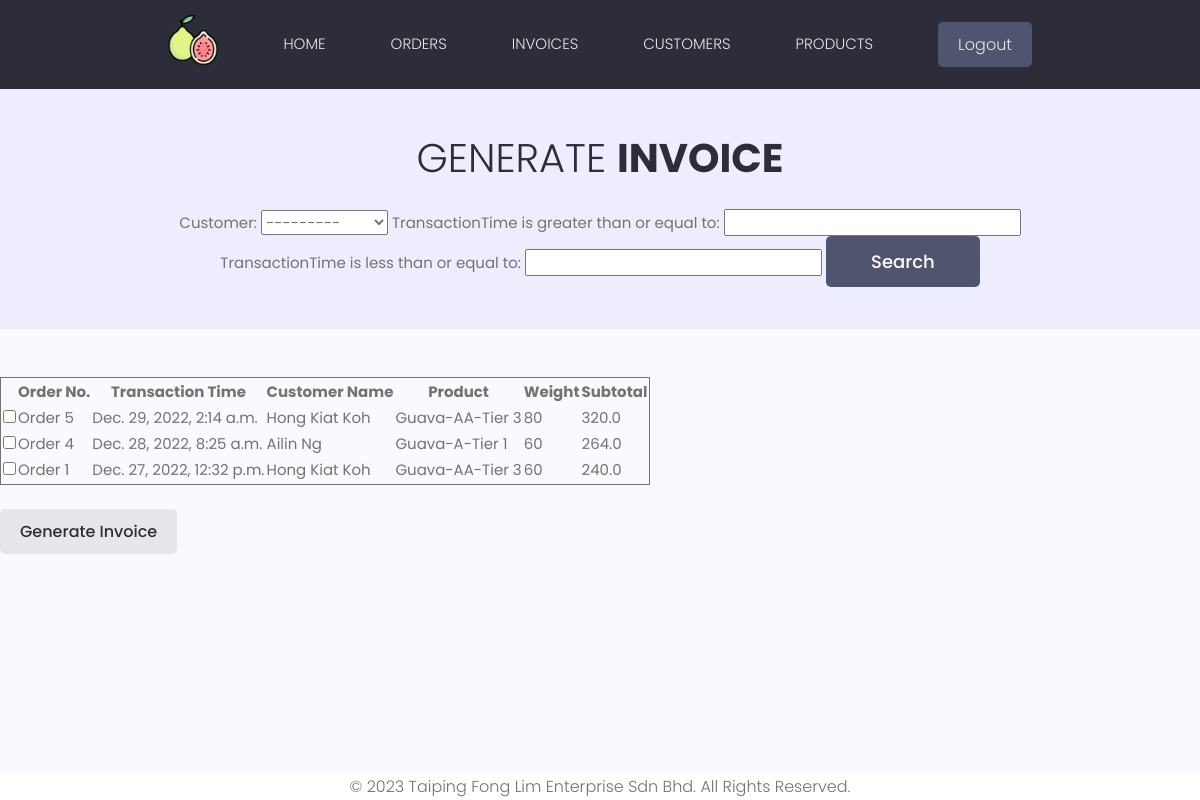
Before: /generateInvoices/ (signed in) with the older database file.
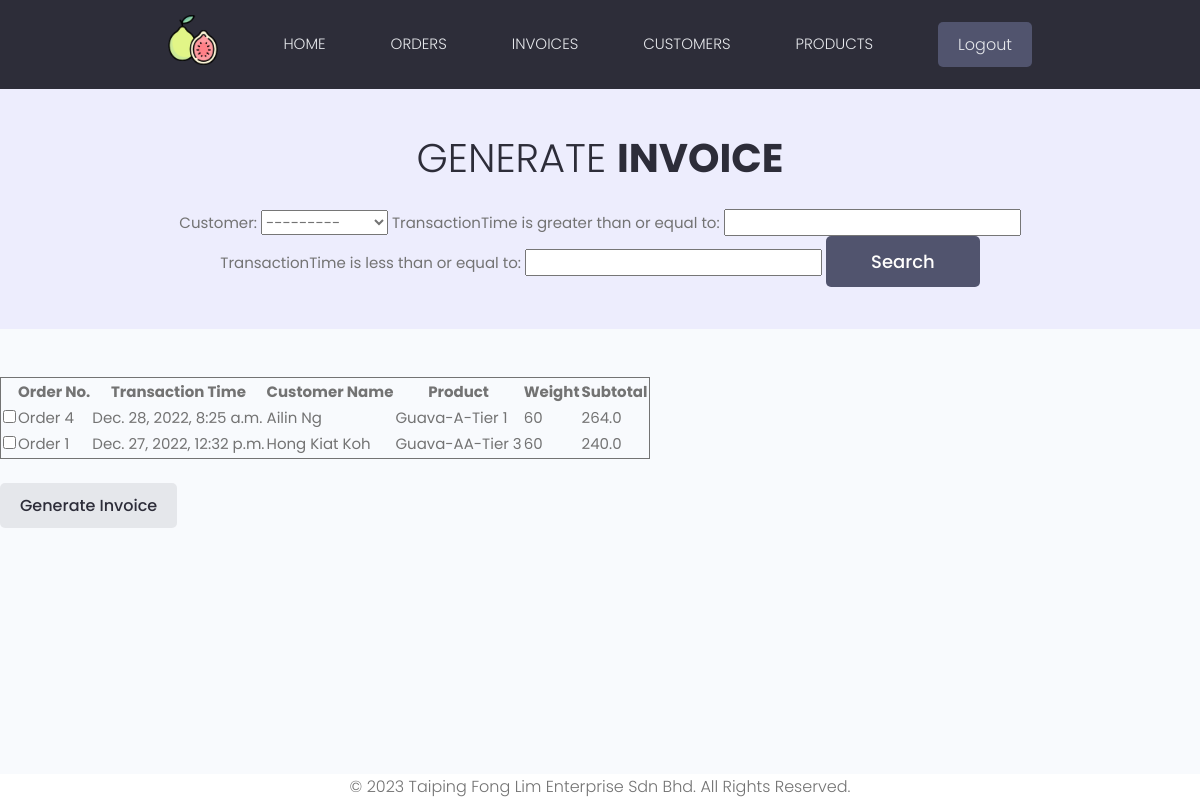
After: the same page with the newer database file.
### products/models.py (models this page shows)
class Order(models.Model):
    invoice = models.ForeignKey(Invoice, on_delete=models.SET_NULL, null=True)
    customer = models.ForeignKey(Customer, on_delete=models.PROTECT)
    transactionTime = models.DateTimeField(auto_now_add=True)
    product = models.ForeignKey(Product, on_delete=models.PROTECT)
    weight = models.IntegerField(null=True)
    flag = models.BooleanField(null=True)
    @property
    def subtotal(self):
        subtotal = round(self.product.unitPrice * self.weight, 2)
        return subtotal
    def __str__(self):
        return 'Order ' + str(self.id)
    class Meta:
        ordering = ['-transactionTime']

class Customer(models.Model):
    firstname = models.CharField(max_length=50, null=True)
    lastname = models.CharField(max_length=50, null=True)
    companyName = models.CharField(max_length=100, null=True, default='N/A')
    companyPhone = models.IntegerField(null=True, default='N/A')
    companyAddress = models.CharField(max_length=200, null=True, default='N/A')
    phone = models.IntegerField(null=True)
    email = models.CharField(max_length=50, null=True)
    tier = models.ForeignKey(Tier, on_delete=models.PROTECT)
    def __str__(self):
        return self.firstname + ' ' + self.lastname

class Product(models.Model):
    GRADES = (
        ('AA', 'Grade AA'),
        ('A', 'Grade A'),
        ('B', 'Grade B'),
        ('Bk', 'Grade Bk'),
        ('C', 'Grade C')
    )
    productName = models.CharField(max_length=20, null=True)
    grade = models.CharField(max_length=10, choices=GRADES, null=True)
    tier = models.ForeignKey(Tier, on_delete=models.PROTECT)
    unitPrice = models.FloatField(null=True)
    def __str__(self):
        return self.productName + '-' + self.grade + '-' + str(self.tier)

class Tier(models.Model):
    TIERS = (
        ('1', 'Tier 1'),
        ('2', 'Tier 2'),
        ('3', 'Market'),
    )
    tier = models.CharField(max_length=10, choices=TIERS, null=True)
    def __str__(self):
        return 'Tier ' + self.tier

### products/views.py (the view)
# urls.py: path("generateInvoices/", views.generateInvoices, name="generateInvoices"),
@login_required(login_url='login')
def generateInvoices(request):
    orders = Order.objects.filter(flag=False)
    myFilter = OrderFilter(request.GET, queryset=orders)
    orders = myFilter.qs
    if request.method == "POST":
        id_list = request.POST.getlist('boxes')
        orders = [Order.objects.get(id=id) for id in id_list]
        customer = orders[0].customer
        invoice = Invoice()
        invoice.customer = customer
        grandTotal = 0
        for order in orders:
            grandTotal += order.subtotal
        invoice.grandTotal = grandTotal
        print(invoice.grandTotal)
        summary = str(orders[0].product.productName)
        for order in orders:
            summary = summary + ' ' + str(order.product.grade) + ' ' + str(order.weight) + 'kg ,'
        invoice.summary = summary
        print(invoice.summary)
        invoice.save()
        for order in id_list:
            Order.objects.filter(pk=int(order)).update(flag=True)
            Order.objects.filter(pk=int(order)).update(invoice=invoice)
        messages.success(request, ("Invoice generated successfully"))
        context = {'invoice':invoice, 'orders':orders}
        return render(request, 'singleInvoice.html', context)
    else:
        context = {'orders': orders, 'myFilter': myFilter}
        return render(request, 'generateInvoices.html', context)

### templates/generateInvoices.html (shortened to what this page needs)
{% extends 'main.html' %}
{% block content %}
  <main class="projects">
    <section class="hero-section text-center">
      <div class="container container--narrow">
        <div class="hero-section__box">
          <h2>Generate <span>Invoice</span></h2>
        </div>
        <div class="hero-section__search">
          <form method="get">
              {{ myFilter.form }}
            <input class="btn btn--sub btn--lg" type="submit" value="Search" />
          </form>
        </div>
      </div>
    </section>
  <br/><br/>
  <form action="" method="POST">
      <table class="table table-striped table-hover table-bordered">
  <thead>
    <tr>
        <th ></th>
        <th >Order No.</th>
      <th >Transaction Time</th>
      <th >Customer Name</th>
      <th >Product</th>
      <th >Weight</th>
        <th >Subtotal</th>
    </tr>
  </thead>
  <tbody>
    {% for order in orders %}
                <tr>
                    <td>
                        {% if order.flag == True %}
                            <div class="form-check">
                            <input class="form-check-input" type="checkbox" checked="checked" value="{{ order.id }}" name="boxes">
                            </div>
                        {% else %}
                        <div class="form-check">
                            <input class="form-check-input" type="checkbox" value="{{ order.id }}" name="boxes">
                        </div>
                        {% endif %}
                    </td>
                    <td>{{ order}}</td>
                    <td>{{ order.transactionTime }}</td>
                    <td>{{ order.customer }}</td>
                    <td>{{ order.product }}</td>
                    <td>{{ order.weight }}</td>
                    <td>{{ order.subtotal}}</td>
                </tr>
            {% endfor %}
  </tbody>
</table>
  <br/>
  <button class="btn btn-secondary" type="submit">Generate Invoice</button>
  </form>
</main>
{% endblock content %}

Changed rows visible on the page:
no longer on this page (row edited): Order: id "Order 5", transactionTime "Dec. 29, 2022, 2:14 a.m.", customer "Hong Kiat Koh", product "Guava-AA-Tier 3", weight "80", subtotal "320.0"
